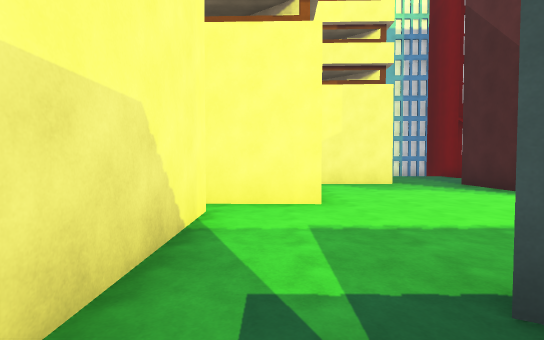
View 1 (above)

17 first-person views from a walk through a Unity game level. The camera is 1.4 m above the floor, tilts 2° down and sees 85° across. The floor is counted in squares, 2 m on a side. Each view is taken from the middle of a square. On the plan, view 1 faces up. The plan holds only what a view shows up to about 10 squares ahead; the rest is blank. The place goes on beyond the plan. The player character is not drawn. Surface patterns are stand-ins for the level's own textures.

View 2
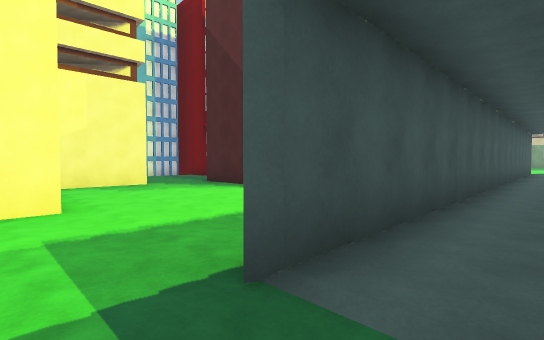

View 3
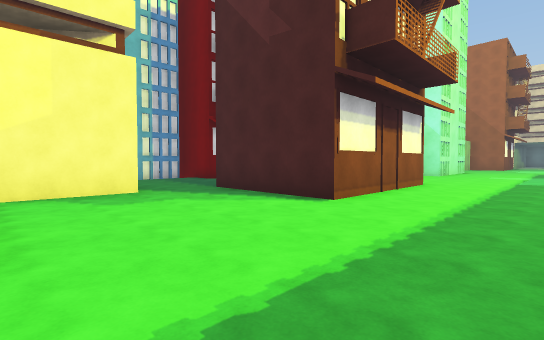

View 4
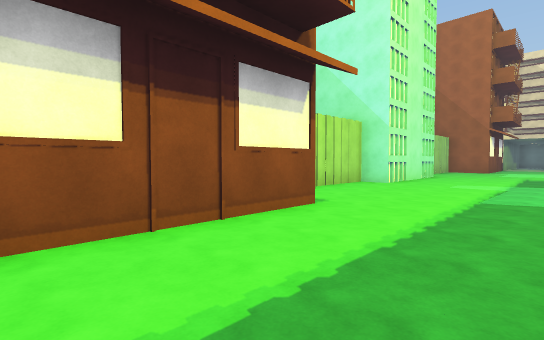

View 5
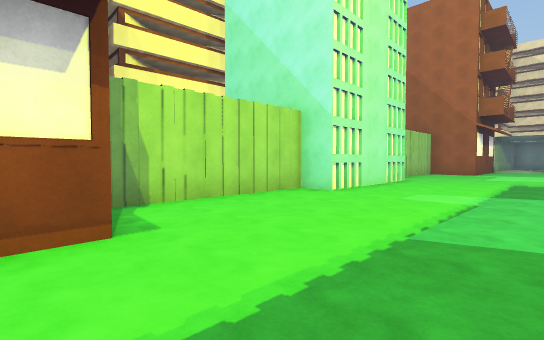

View 6
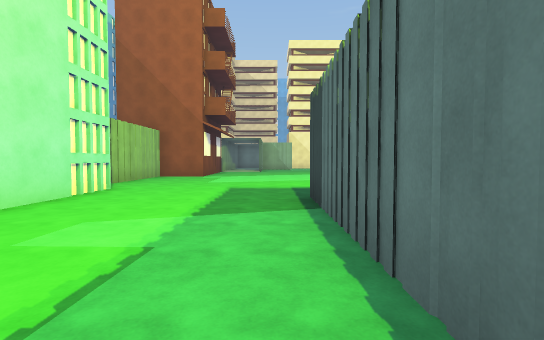

View 7
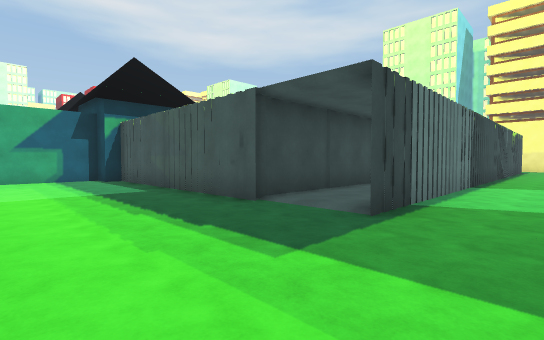

View 8
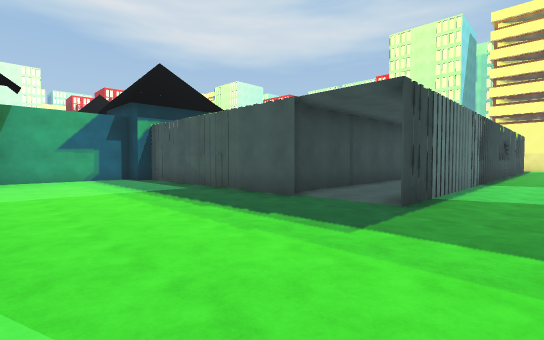

View 9
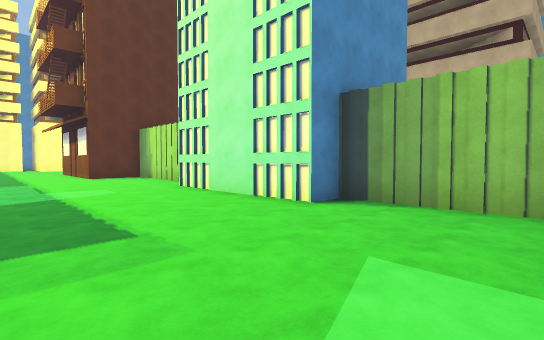

View 10
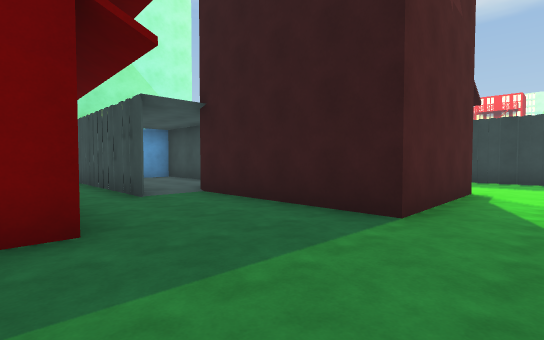

View 11
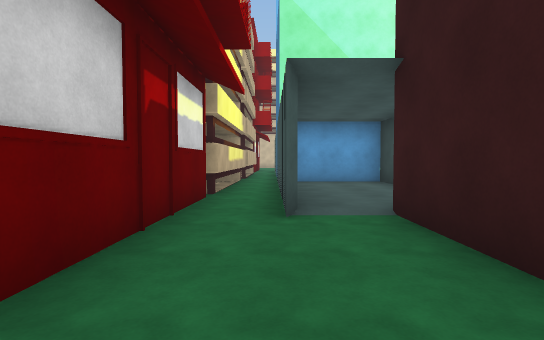

View 12
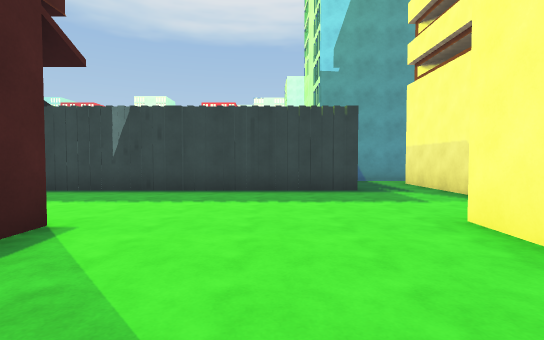

View 13
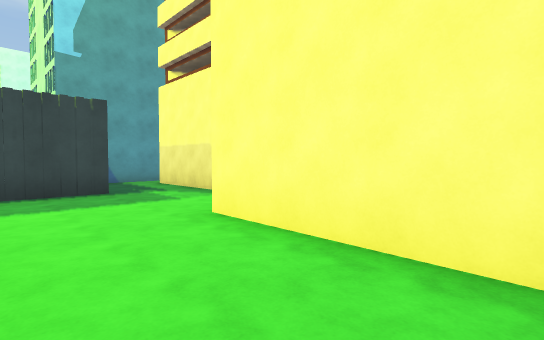

View 14
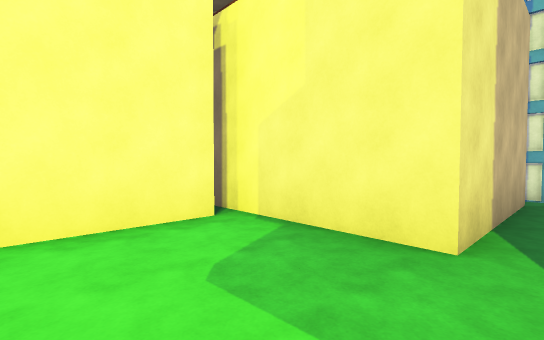

View 15
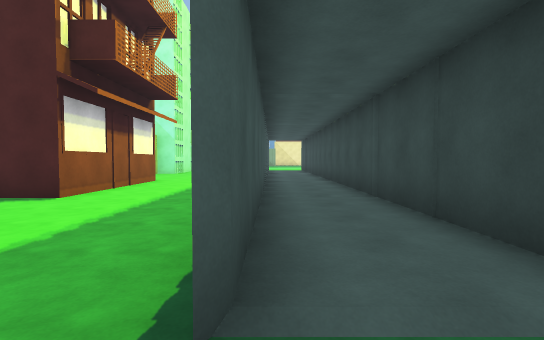

View 16
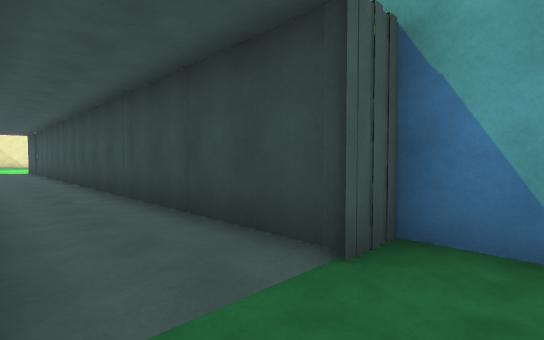

View 17
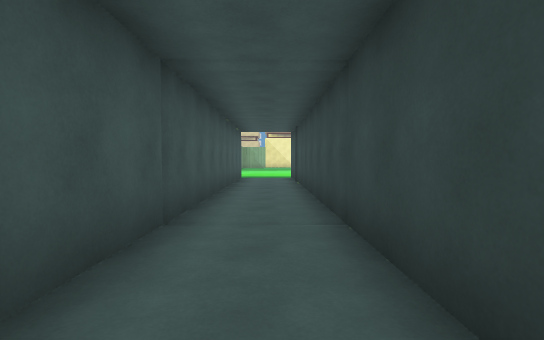

### Floor plan
Points are (right, up) in squares from view 1. A wall is a line through its corners. A room is listed if a view was taken in it or the views show most of it. See-through windows are left out.
Room 1 (views 1, 2, 3, 4, 5, 6, 7, 8, 9, 12, 13, 14, 15, 16, 17)
walls: (9.9, 4.9) (5.4, 4.9) (5.4, 7.4); (15.9, 1.2) (1.2, 1.2); (17.6, -0.6) (17.6, -7.3) (18.1, -7.3) (18.1, -8.1) (21.6, -8.1); (3.4, 8.5) (0.1, 8.6); (1, 1.3) (17.6, 1.3); (22, 6.7) (19.1, 6.7) (19.1, 5.8) (14.7, 5.8) (14.7, 6.7) (10.4, 6.7); (0.9, 8.1) (0.8, 4.6) (-1.1, 4.7); (-0.9, 4) (-0.9, -0.6); (-1.4, -1.7) (1.1, -1.7) (1.1, -0.8) (17.4, -0.8)
ways out: opening at (4.5, 7.5) to room 2; opening at (-1.5, -1)
Room 2 (views 10, 11)
walls: (7.1, 11.3) (7.1, 11.9); (9.5, 9.8) (14.5, 9.8); (5.4, 7.4) (5.4, 8.4) (9.9, 8.4); (3.5, 12) (3.4, 8.5); (11.6, 11.2) (7.3, 11.3)
ways out: opening at (4.5, 7.5) to room 1; opening at (10, 9) to room 3
Room 3 (no view inside)
walls: (12.4, 6.8) (14.7, 6.8) (14.7, 9.3)
ways out: opening at (10, 9) to room 2

Where each view was taken, in squares from view 1:
view 1: 0 up, 0 right, facing up
view 2: 0 up, 0 right, facing up-right
view 3: 2 up, 1 right, facing up-right
view 4: 2 up, 6 right, facing up-right
view 5: 2 up, 9 right, facing up-right
view 6: 2 up, 12 right, facing right
view 7: 3 up, 21 right, facing down-left
view 8: 3 up, 22 right, facing down-left
view 9: 2 up, 22 right, facing up-left
view 10: 12 up, 4 right, facing down-right
view 11: 10 up, 6 right, facing right
view 12: 8 up, 3 right, facing down
view 13: 8 up, 3 right, facing down-left
view 14: 6 up, 4 right, facing up-left
view 15: 1 up, 0 right, facing right
view 16: 1 up, 0 right, facing down-right
view 17: 0 up, 6 right, facing right
